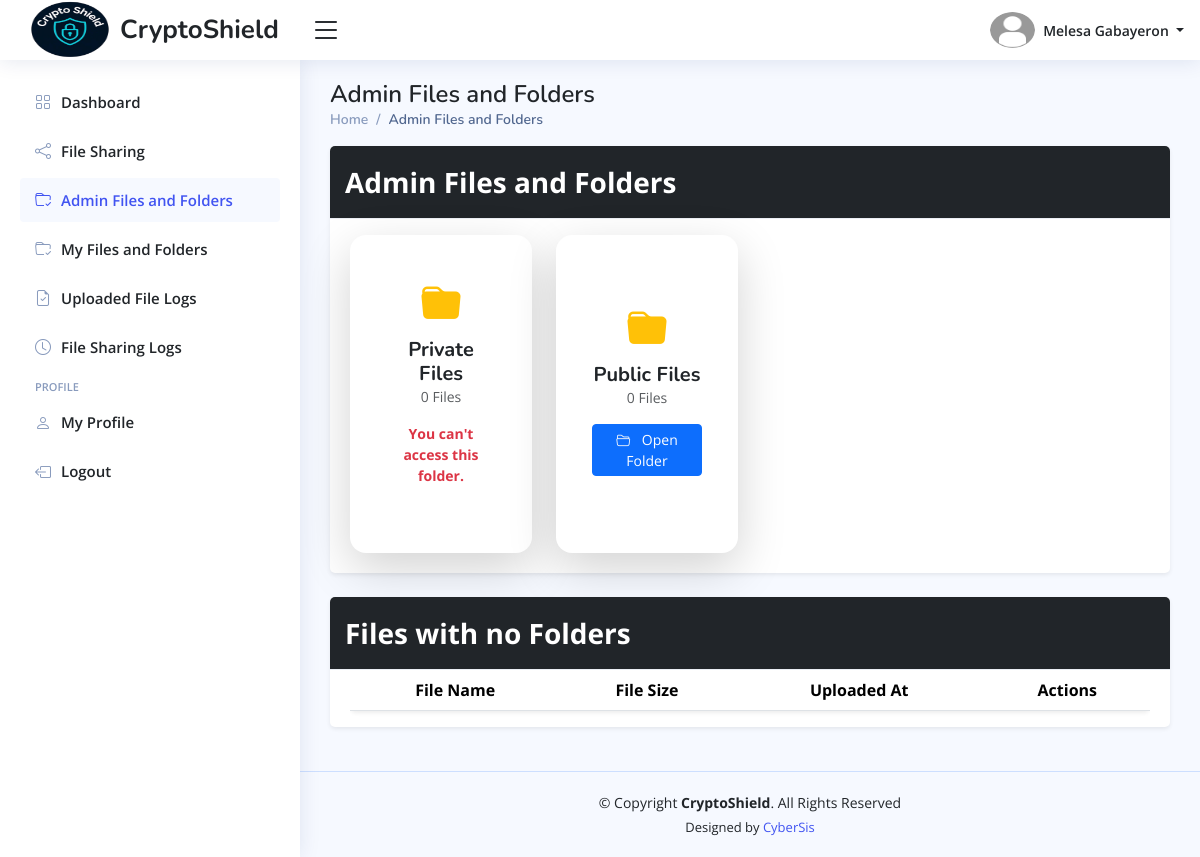
Page /officials/home.php?page=admin-files-and-folders (signed in) on the committed database.
### tables this page shows
CREATE TABLE `officials_info_tbl` (
  `official_id` int(11) NOT NULL,
  `profile_picture` varchar(255) DEFAULT NULL,
  `date_of_birth` date DEFAULT NULL,
  `gender` enum('Male','Female','Others') DEFAULT 'Others',
  `phone_number` varchar(100) NOT NULL,
  `full_address` varchar(255) NOT NULL,
  `updated_at` timestamp NOT NULL DEFAULT current_timestamp() ON UPDATE current_timestamp()
);

CREATE TABLE `officials_accounts_tbl` (
  `official_id` int(11) NOT NULL,
  `first_name` varchar(100) NOT NULL,
  `middle_name` varchar(100) DEFAULT NULL,
  `last_name` varchar(100) NOT NULL,
  `email_address` varchar(150) NOT NULL,
  `official_password` varchar(255) NOT NULL,
  `position` enum('Brgy. Captain','Brgy. Secretary','Brgy. Treasurer','Brgy. Kagawad','S.K. Chairman','S.K. Kagawad') NOT NULL,
  `is_online` enum('Yes','No') DEFAULT 'No',
  `reset_password_token` varchar(255) DEFAULT NULL,
  `password_token_expiry` datetime DEFAULT NULL,
  `created_at` timestamp NOT NULL DEFAULT current_timestamp(),
  `updated_at` timestamp NOT NULL DEFAULT current_timestamp() ON UPDATE current_timestamp(),
  `last_login` timestamp NULL DEFAULT NULL
);

CREATE TABLE `admin_folder_tbl` (
  `folder_id` int(11) NOT NULL,
  `folder_name` varchar(150) NOT NULL,
  `brgy_captain_access` enum('Yes','No') DEFAULT 'Yes',
  `brgy_secretary_access` enum('Yes','No') DEFAULT 'No',
  `brgy_treasurer_access` enum('Yes','No') DEFAULT 'No',
  `brgy_kagawad_access` enum('Yes','No') DEFAULT 'No',
  `sk_chairman_access` enum('Yes','No') DEFAULT 'No',
  `sk_kagawad_access` enum('Yes','No') DEFAULT 'Yes',
  `is_archive` enum('Yes','No') DEFAULT 'No',
  `modified_at` timestamp NOT NULL DEFAULT current_timestamp() ON UPDATE current_timestamp(),
  `created_at` timestamp NOT NULL DEFAULT current_timestamp()
);

### officials/includes/page-titles.php (called while the page is built)
<?php
    $page_titles = [
        "dashboard" => "$position's Dashboard",
        "admin-files-and-folders" => "Admin Files and Folders", "admin-folder-contents" => "Admin Folder Details",
        "my-files-and-folders" => "My Files and Folders", "my-folder-contents" => "My Folder Details", "folder-contents" => "Folder Contents",
        "officials-accounts" => "Officials Accounts",
        "employee-management" => "Employee Management",
        "user-uploaded-files" => "User Uploaded Files",
        "file-sharing" => "File Sharing",
        "file-sharing-logs" => "File Sharing Logs",
        "user-profile" => "User Profile"
    ];
?>

### officials/includes/officials-permissions.php (called while the page is built, shortened)
<?php
    $admin_folder_permissions = [
        "Brgy. Captain" => "brgy_captain_access",
        "Brgy. Secretary" => "brgy_secretary_access",
        "Brgy. Treasurer" => "brgy_treasurer_access",
        "Brgy. Kagawad" => "brgy_treasurer_access",
        "S.K. Chairman" => "sk_chairman_access",
        "S.K. Kagawad" => "sk_kagawad_access"
    ];
?>

### officials/pages/admin-files-and-folders.php (the view, shortened to what this page needs)
<main class="main" id="main">
    <?php include_once "includes/pagetitle.php" ?>
    <section class="section">
        <div class="card shadow-sm mb-4">
            <div class="card-header bg-dark text-white fw-bold fs-3 d-flex justify-content-between">
                Admin Files and Folders
            </div>
            <div class="card-body mt-3">
                <div class="row gx-4 gy-4">
                    <?php
                    $get_folders = $conn->prepare("SELECT
                                                            fl.*,
                                                            COUNT(CASE WHEN fs.is_archive = 'No' THEN 1 END) AS 'files_count'
                                                        FROM admin_folder_tbl fl
                                                        LEFT JOIN admin_files_tbl fs
                                                        ON fl.folder_id = fs.folder_id
                                                        GROUP BY fl.folder_id
                                                        ORDER BY modified_at DESC");
                    $get_folders->execute();
                    if ($get_folders->rowCount() > 0) {
                        while ($folder_data = $get_folders->fetch()) {
                    ?>
                            <div class="col-6 col-md-3">
                                <div class="card shadow-lg border-0 rounded-4 text-center p-3 folder-card h-100 position-relative" style="transition: 0.3s; cursor: pointer;">
                                    <div class="card-body d-flex flex-column align-items-center justify-content-center">
                                        <div class="folder-icon mb-1 mt-2">
                                            <i class="bi bi-folder-fill fs-1 text-warning"></i>
                                        </div>
                                        <h5 class="fw-bold mb-0">
                                            <?php echo htmlspecialchars($folder_data["folder_name"]); ?>
                                        </h5>
                                        <p class="small text-muted mb-3">
                                            <?php echo htmlspecialchars($folder_data["files_count"] . " Files"); ?>
                                        </p>
                                        <?php
                                        if ($folder_data[$admin_folder_permission] === "Yes") {
                                        ?>
                                            <a class="btn btn-primary btn-sm w-100 mb-0" href="home.php?page=admin-folder-contents&folder-id=<?php echo htmlspecialchars(base64_encode($folder_data["folder_id"])); ?>">
                                                <i class="bi bi-folder2-open me-2 text-light"></i> Open Folder
                                            </a>
                                        <?php
                                        } else {
                                        ?>
                                            <p class="fw-bold text-danger small">
                                                You can't access this folder.
                                            </p>
                                        <?php
                                        }
                                        ?>
                                    </div>
                                </div>
                            </div>
                        <?php
                        }
                    } else {
                        ?>
                        <h1 class="text-center mt-5"> No Folders Yet. </h1>
                    <?php
                    }
                    ?>
                </div>
            </div>
        </div>
        <div class="card shadow-sm mb-4">
          <div class="card-header bg-dark text-white fw-bold fs-3 d-flex justify-content-between">
            Files with no Folders
          </div>
          <div class="card-body pb-0">
            <div class="table-responsive">
              <table class="table align-middle table-hover shadow-sm rounded datatable">
                <thead class="bg-dark text-white">
                  <tr>
                    <th class="text-center"> File Name </th>
                    <th class="text-center"> File Size </th>
                    <th class="text-center"> Uploaded At </th>
                    <th class="text-center"> Actions </th>
                  </tr>
                </thead>
              </table>
            </div>
          </div>
        </div>
    </section>
</main>

### officials/includes/header.php (shortened to what this page needs)
<header id="header" class="header fixed-top d-flex align-items-center">
    <div class="d-flex align-items-center justify-content-between">
        <a href="home.php?page=dashboard" class="logo d-flex align-items-center">
            <img src="../assets/imgs/logo.png" alt="Logo" width="100">
            <span class="d-none d-lg-block"> CryptoShield </span>
        </a>
        <i class="bi bi-list toggle-sidebar-btn"></i>
    </div>
    <nav class="header-nav ms-auto">
        <ul class="d-flex align-items-center">
            <li class="nav-item dropdown pe-3">
                <a class="nav-link nav-profile d-flex align-items-center pe-0" href="#" data-bs-toggle="dropdown">
                    <img src="<?php echo htmlspecialchars($image_path . $profile_picture); ?>" alt="Profile Image" class="rounded-circle" width="45" height="45">
                    <span class="d-none d-md-block dropdown-toggle ps-2">
                        <?php echo htmlspecialchars($first_name . " " . $last_name); ?>
                    </span>
                </a>
            </li>
        </ul>
    </nav>
</header>

### officials/includes/pagetitle.php (shortened to what this page needs)
<div class="pagetitle">
    <h1>
        <?php echo htmlspecialchars($page_titles[$page_name]); ?>
    </h1>
    <nav>
        <ol class="breadcrumb">
            <li class="breadcrumb-item"><a href="home.php?page=dashboard"> Home </a></li>
            <li class="breadcrumb-item active">
                <?php echo htmlspecialchars($page_titles[$page_name]); ?>
            </li>
        </ol>
    </nav>
</div>

### assets/main/css/main-style.css (style rules this page uses)
:root { scroll-behavior: smooth; }
body { font-family: "Open Sans", sans-serif; background: #f6f9ff; color: #444444; }
a { color: #4154f1; text-decoration: none; }
h1, h2, h3, h4, h5, h6 { font-family: "Nunito", sans-serif; }
#main { margin-top: 60px; padding: 20px 30px; transition: all 0.3s; }
.pagetitle { margin-bottom: 10px; }
.pagetitle h1 { font-size: 24px; margin-bottom: 0; font-weight: 600; color: #212529; }
.card { margin-bottom: 30px; border: none; border-radius: 5px; box-shadow: 0px 0 30px rgba(1, 41, 112, 0.1); }
.card-header, .card-footer { border-color: #ebeef4; background-color: #fff; color: #798eb3; padding: 15px; }
.card-body { padding: 0 20px 20px 20px; }
.breadcrumb { font-size: 14px; font-family: "Nunito", sans-serif; color: #899bbd; font-weight: 600; }
.breadcrumb a { color: #899bbd; transition: 0.3s; }
.breadcrumb .breadcrumb-item::before { color: #899bbd; }
.breadcrumb .active { color: #51678f; font-weight: 600; }
.logo { line-height: 1; }
@media (min-width: 1200px) { .logo { width: 280px; } }
.logo span { font-size: 26px; font-weight: 700; color: #212529; font-family: "Nunito", sans-serif; }
.header { transition: all 0.5s; z-index: 997; height: 60px; box-shadow: 0px 2px 20px rgba(1, 41, 112, 0.1); background-color: #fff; padding-left: 20px; }
.header .toggle-sidebar-btn { font-size: 32px; padding-left: 10px; cursor: pointer; color: #212529; }
.header-nav ul { list-style: none; }
.header-nav>ul { margin: 0; padding: 0; }
.header-nav .nav-profile { color: #212529; }
.header-nav .nav-profile img { max-height: 36px; }
.header-nav .nav-profile span { font-size: 14px; font-weight: 600; }
@media (min-width: 1200px) { #main, #footer { margin-left: 300px; } }

### officials/home.php (style rules this page uses)
.logo img { max-height: 70px; }
.folder-card { transition: transform 0.2s ease; cursor: pointer; }

### rows in the picture
officials_info_tbl: official_id.last_name "Melesa Gabayeron", official_id.position "Admin Files and Folders"
admin_folder_tbl: folder_name "Private Files", files_count "0 Files", sk_kagawad_access "You can't access this folder."
admin_folder_tbl: folder_name "Public Files", files_count "0 Files"
